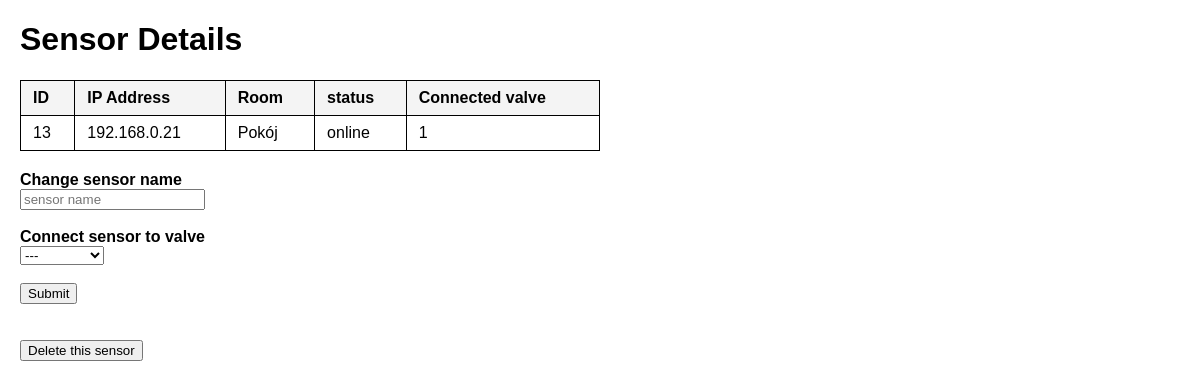
Screenshot of /sensor/13 with the database file from the repository.
### tables this page shows
CREATE TABLE sensors(id integer primary key autoincrement,
ip varchar(15), room varchar(30), isOn boolean);

### panel.py (the view, shortened to what this page needs)
@app.route("/sensor/<int:id>",methods=["GET","POST"])
def sensor(id):
    valves = db.getValves()
    connections = {v["s_id"]:v["v_id"] for v in valves}
    sensor = [row for row in db.getSensors() if row["id"]==id]
    return render_template("sensor.html",sensor=sensor,valves=valves,connections=connections)

### dbManager.py (called while the page is built)
    def getSensors(self):
        self.cursor.execute("SELECT * FROM sensors")
        return self.cursor.fetchall()

    def getValves(self):
        self.cursor.execute("SELECT * FROM valves")
        return self.cursor.fetchall()

### templates/sensor.html (shortened to what this page needs)
<!DOCTYPE html>
<html lang="en">
<head>
</head>
<body>
    <h1>Sensor Details</h1>
    {% if sensor %}
    <table>
        <thead>
            <tr>
                <th>ID</th>
                <th>IP Address</th>
                <th>Room</th>
                <th>status</th>
                <th>Connected valve</th>
            </tr>
        </thead>
        <tbody>
            {% for id, ip, room, on in sensor %}
            <tr>
                <td>{{ id }}</td>
                <td>{{ ip }}</td>
                <td>{{ room }}</td>
                <td>{{ "online" if on else "offline" }}</td>
                <td>{{ connections[id] if connections[id] else "Not connected"}}</td>
            </tr>
            {% endfor %}
        </tbody>
    </table>
    {% else %}
    <p>No sensor data available.</p>
    {% endif %}
    <div>
        <form method="post" name="roomForm">
            <div>
                <strong>Change sensor name</strong>
                <div>
                    <input type="text" name="sensor_name" placeholder="sensor name">
                </div>
            </div>
            <br>
            <div>
                <strong>Connect sensor to valve</strong>
                <div>
                    <select name="valveSelect">
                        <option value="---">---</option>
                    </select>
                </div>
            </div>
            <br>
            <div>
                <button type="submit">Submit</button>
            </div>
        </form>
        <br><br>
        <div>
            <button onclick="event.preventDefault();
                fetch('/delete/{{ sensor[0][0] | tojson }}')
                  .then(response => {
                    if (!response.ok) {
                      throw new Error('Network response was not ok ' + response.statusText);
                    }
                    alert('Sensor deleted successfully');
                    window.location.href = '/sensors';
                  })
                  .catch(error => {
                    alert('Error deleting sensor: ' + error.message);
                  })">
                Delete this sensor
            </button>
        </div>
    </div>
</body>
</html>

### templates/sensor.html (style rules this page uses)
body { font-family: Arial, sans-serif; margin: 20px; }
table { width: 50%; border-collapse: collapse; margin: 20px 0; }
table, th, td { border: 1px solid black; }
th, td { padding: 8px 12px; text-align: left; }
th { background-color: #f4f4f4; }

### rows the page displays
sensors: id "13", ip "192.168.0.21", room "Pokój", isOn "online", isOn "1"
